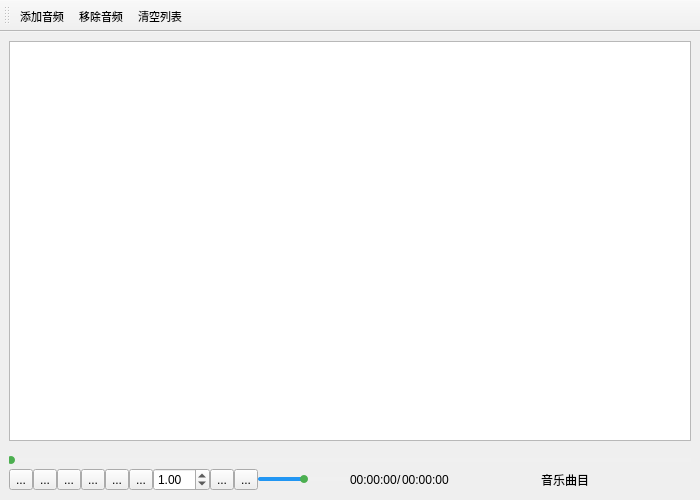
<?xml version="1.0" encoding="UTF-8"?>
<ui version="4.0">
 <class>Qt6_QMediaPlayer</class>
 <widget class="QMainWindow" name="Qt6_QMediaPlayer">
  <property name="geometry">
   <rect>
    <x>0</x>
    <y>0</y>
    <width>700</width>
    <height>500</height>
   </rect>
  </property>
  <property name="windowTitle">
   <string>Qt6_QMediaPlayer</string>
  </property>
  <widget class="QWidget" name="W_Central">
   <layout class="QVBoxLayout" name="verticalLayout_2">
    <item>
     <widget class="QListWidget" name="LW_List"/>
    </item>
    <item>
     <widget class="QWidget" name="W_Panel" native="true">
      <property name="maximumSize">
       <size>
        <width>16777215</width>
        <height>44</height>
       </size>
      </property>
      <layout class="QVBoxLayout" name="verticalLayout">
       <property name="spacing">
        <number>0</number>
       </property>
       <property name="leftMargin">
        <number>0</number>
       </property>
       <property name="topMargin">
        <number>0</number>
       </property>
       <property name="rightMargin">
        <number>0</number>
       </property>
       <property name="bottomMargin">
        <number>0</number>
       </property>
       <item>
        <spacer name="S_Spacer">
         <property name="orientation">
          <enum>Qt::Vertical</enum>
         </property>
         <property name="sizeHint" stdset="0">
          <size>
           <width>20</width>
           <height>40</height>
          </size>
         </property>
        </spacer>
       </item>
       <item>
        <widget class="QSlider" name="S_Progress">
         <property name="styleSheet">
          <string notr="true">QSlider::groove:horizontal {
    background: #F0F0F0;
    height: 4px;
    border-radius: 2px;
}
QSlider::handle:horizontal {
    background: #4CAF50;
    height: 8px;
    width: 8px;
    border-radius: 4px;
    margin: -2px;
}
QSlider::sub-page:horizontal {
    background: #2196F3;
    height: 4px;
    border-radius: 2px;
}</string>
         </property>
         <property name="tracking">
          <bool>false</bool>
         </property>
         <property name="orientation">
          <enum>Qt::Horizontal</enum>
         </property>
        </widget>
       </item>
       <item>
        <widget class="QWidget" name="W_Tool" native="true">
         <layout class="QHBoxLayout" name="horizontalLayout">
          <property name="spacing">
           <number>0</number>
          </property>
          <property name="leftMargin">
           <number>0</number>
          </property>
          <property name="topMargin">
           <number>0</number>
          </property>
          <property name="rightMargin">
           <number>0</number>
          </property>
          <property name="bottomMargin">
           <number>0</number>
          </property>
          <item>
           <widget class="QToolButton" name="TB_Play">
            <property name="text">
             <string>...</string>
            </property>
            <property name="icon">
             <iconset resource="images.qrc">
              <normaloff>:/images/icons/play_circle.png</normaloff>:/images/icons/play_circle.png</iconset>
            </property>
           </widget>
          </item>
          <item>
           <widget class="QToolButton" name="TB_Pause">
            <property name="text">
             <string>...</string>
            </property>
            <property name="icon">
             <iconset resource="images.qrc">
              <normaloff>:/images/icons/pause_circle.png</normaloff>:/images/icons/pause_circle.png</iconset>
            </property>
           </widget>
          </item>
          <item>
           <widget class="QToolButton" name="TB_Previous">
            <property name="text">
             <string>...</string>
            </property>
            <property name="icon">
             <iconset resource="images.qrc">
              <normaloff>:/images/icons/fast_rewind.png</normaloff>:/images/icons/fast_rewind.png</iconset>
            </property>
           </widget>
          </item>
          <item>
           <widget class="QToolButton" name="TB_Next">
            <property name="text">
             <string>...</string>
            </property>
            <property name="icon">
             <iconset resource="images.qrc">
              <normaloff>:/images/icons/fast_forward.png</normaloff>:/images/icons/fast_forward.png</iconset>
            </property>
           </widget>
          </item>
          <item>
           <widget class="QToolButton" name="TB_Loop">
            <property name="text">
             <string>...</string>
            </property>
            <property name="icon">
             <iconset resource="images.qrc">
              <normaloff>:/images/icons/repeat.png</normaloff>:/images/icons/repeat.png</iconset>
            </property>
           </widget>
          </item>
          <item>
           <widget class="QToolButton" name="TB_Loop_One">
            <property name="text">
             <string>...</string>
            </property>
            <property name="icon">
             <iconset resource="images.qrc">
              <normaloff>:/images/icons/repeat_one.png</normaloff>:/images/icons/repeat_one.png</iconset>
            </property>
           </widget>
          </item>
          <item>
           <widget class="QDoubleSpinBox" name="DSB_Rate">
            <property name="singleStep">
             <double>0.100000000000000</double>
            </property>
            <property name="value">
             <double>1.000000000000000</double>
            </property>
           </widget>
          </item>
          <item>
           <widget class="QToolButton" name="TB_Volumn">
            <property name="text">
             <string>...</string>
            </property>
            <property name="icon">
             <iconset resource="images.qrc">
              <normaloff>:/images/icons/volume_up.png</normaloff>:/images/icons/volume_up.png</iconset>
            </property>
           </widget>
          </item>
          <item>
           <widget class="QToolButton" name="TB_Mute">
            <property name="text">
             <string>...</string>
            </property>
            <property name="icon">
             <iconset resource="images.qrc">
              <normaloff>:/images/icons/volume_off.png</normaloff>:/images/icons/volume_off.png</iconset>
            </property>
           </widget>
          </item>
          <item>
           <widget class="QSlider" name="S_Volume">
            <property name="styleSheet">
             <string notr="true">QSlider::groove:horizontal {
    background: #F0F0F0;
    height: 4px;
    border-radius: 2px;
}
QSlider::handle:horizontal {
    background: #4CAF50;
    height: 8px;
    width: 8px;
    border-radius: 4px;
    margin: -2px;
}
QSlider::sub-page:horizontal {
    background: #2196F3;
    height: 4px;
    border-radius: 2px;
}</string>
            </property>
            <property name="maximum">
             <number>100</number>
            </property>
            <property name="value">
             <number>50</number>
            </property>
            <property name="tracking">
             <bool>true</bool>
            </property>
            <property name="orientation">
             <enum>Qt::Horizontal</enum>
            </property>
           </widget>
          </item>
          <item>
           <widget class="QLabel" name="L_Progress">
            <property name="text">
             <string>00:00:00</string>
            </property>
           </widget>
          </item>
          <item>
           <widget class="QLabel" name="L_Slash">
            <property name="text">
             <string>/</string>
            </property>
           </widget>
          </item>
          <item>
           <widget class="QLabel" name="L_Duration">
            <property name="text">
             <string>00:00:00</string>
            </property>
           </widget>
          </item>
          <item>
           <spacer name="horizontalSpacer">
            <property name="orientation">
             <enum>Qt::Horizontal</enum>
            </property>
            <property name="sizeHint" stdset="0">
             <size>
              <width>40</width>
              <height>20</height>
             </size>
            </property>
           </spacer>
          </item>
          <item>
           <widget class="QLabel" name="L_Entry">
            <property name="minimumSize">
             <size>
              <width>150</width>
              <height>0</height>
             </size>
            </property>
            <property name="maximumSize">
             <size>
              <width>150</width>
              <height>16777215</height>
             </size>
            </property>
            <property name="text">
             <string>音乐曲目</string>
            </property>
           </widget>
          </item>
         </layout>
        </widget>
       </item>
      </layout>
     </widget>
    </item>
   </layout>
  </widget>
  <widget class="QMenuBar" name="MB_Menu">
   <property name="geometry">
    <rect>
     <x>0</x>
     <y>0</y>
     <width>700</width>
     <height>30</height>
    </rect>
   </property>
  </widget>
  <widget class="QToolBar" name="TB_Tool">
   <property name="font">
    <font>
     <pointsize>8</pointsize>
    </font>
   </property>
   <property name="windowTitle">
    <string>toolBar</string>
   </property>
   <property name="iconSize">
    <size>
     <width>20</width>
     <height>20</height>
    </size>
   </property>
   <property name="toolButtonStyle">
    <enum>Qt::ToolButtonTextUnderIcon</enum>
   </property>
   <attribute name="toolBarArea">
    <enum>TopToolBarArea</enum>
   </attribute>
   <attribute name="toolBarBreak">
    <bool>false</bool>
   </attribute>
   <addaction name="A_Add"/>
   <addaction name="A_Remove"/>
   <addaction name="A_Clear"/>
  </widget>
  <action name="A_Add">
   <property name="icon">
    <iconset resource="images.qrc">
     <normaloff>:/images/icons/add.png</normaloff>:/images/icons/add.png</iconset>
   </property>
   <property name="text">
    <string>添加音频</string>
   </property>
  </action>
  <action name="A_Remove">
   <property name="icon">
    <iconset resource="images.qrc">
     <normaloff>:/images/icons/remove.png</normaloff>:/images/icons/remove.png</iconset>
   </property>
   <property name="text">
    <string>移除音频</string>
   </property>
  </action>
  <action name="A_Clear">
   <property name="icon">
    <iconset resource="images.qrc">
     <normaloff>:/images/icons/clear.png</normaloff>:/images/icons/clear.png</iconset>
   </property>
   <property name="text">
    <string>清空列表</string>
   </property>
  </action>
 </widget>
 <resources>
  <include location="images.qrc"/>
 </resources>
 <connections/>
</ui>
